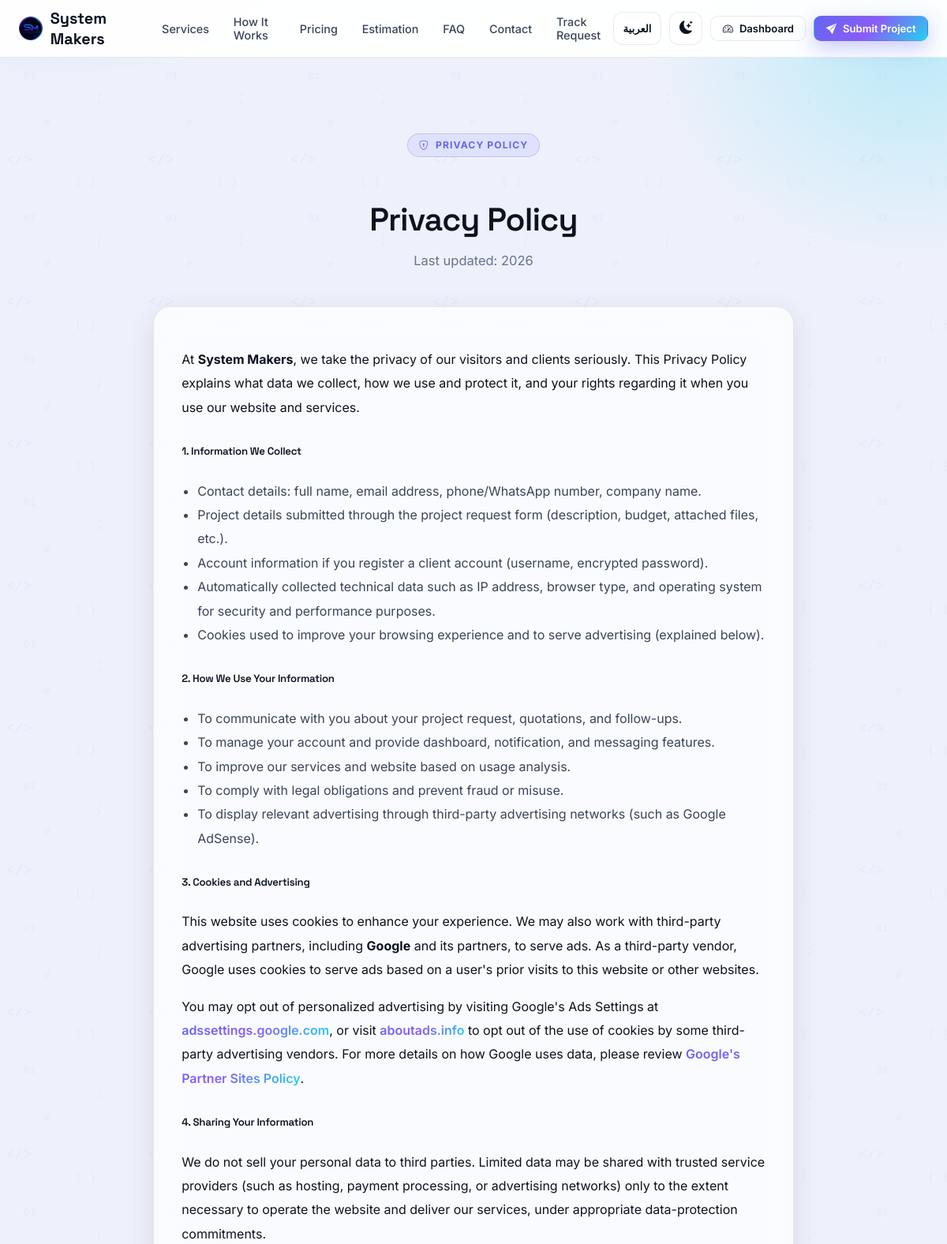
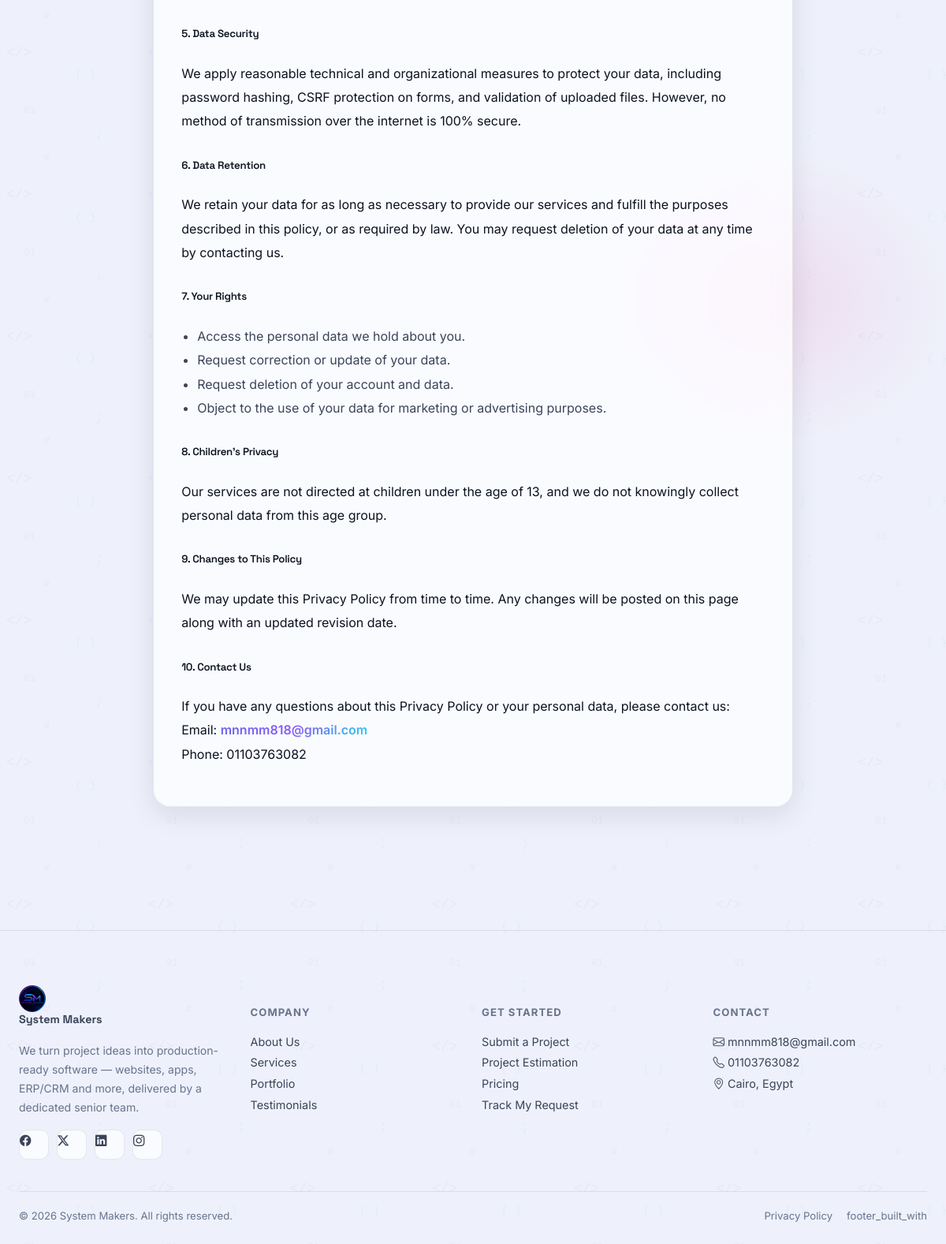
Page /privacy-policy (signed in) on the committed database (2 pictures, top to bottom).
### app/models/content.py (models this page shows, shortened)
class SiteSetting(db.Model):
    __tablename__ = "site_settings"
    id = db.Column(db.Integer, primary_key=True)
    key = db.Column(db.String(100), unique=True, nullable=False)
    value = db.Column(db.Text)
    updated_at = db.Column(db.DateTime, default=lambda: datetime.now(timezone.utc),
                            onupdate=lambda: datetime.now(timezone.utc))
    @staticmethod
    def get(key, default=""):
        row = SiteSetting.query.filter_by(key=key).first()
        return row.value if row else default

### app/routes/main.py (the view)
@main_bp.route("/privacy-policy")
def privacy_policy():
    return render_template("public/privacy_policy.html")

### app/templates/public/privacy_policy.html (shortened to what this page needs)
{% extends "layout_public.html" %}
{% block content %}
<section class="section">
  <div class="container-xl" style="max-width:860px;">
    {% if lang == 'ar' %}
    <div style="text-align:center; margin-bottom:44px;" class="reveal">
      <div class="eyebrow" style="margin-left:auto;margin-right:auto;"><i class="bi bi-shield-lock"></i> سياسة الخصوصية</div>
      <h1 class="section-title">سياسة الخصوصية</h1>
      <p class="section-sub" style="margin:0 auto;">آخر تحديث: {{ current_year }}</p>
    </div>
    <div class="glass reveal" style="padding:2.2rem; line-height:1.9;">
      <p>
        نحن في <strong>{{ site_settings.company_name }}</strong> نولي خصوصية زوارنا وعملائنا أهمية كبيرة. توضح
        سياسة الخصوصية هذه أنواع البيانات التي نجمعها، وكيفية استخدامها وحمايتها، وحقوقك المتعلقة بها عند
        استخدامك لموقعنا وخدماتنا.
      </p>
      <h5 style="margin-top:28px;">١. البيانات التي نجمعها</h5>
      <p>عند استخدامك للموقع، قد نقوم بجمع البيانات التالية:</p>
      <ul style="padding-inline-start:20px; color:var(--text-1);">
        <li>معلومات التواصل: الاسم الكامل، البريد الإلكتروني، رقم الهاتف/واتساب، اسم الشركة.</li>
        <li>تفاصيل المشروع المُرسلة عبر نموذج طلب المشروع (الوصف، الميزانية، الملفات المرفقة، وغيرها).</li>
        <li>بيانات الحساب في حال إنشاء حساب عميل (اسم المستخدم، كلمة المرور المُشفّرة).</li>
        <li>بيانات تقنية تلقائية مثل عنوان IP، نوع المتصفح، ونظام التشغيل لأغراض الأمان وتحسين الأداء.</li>
        <li>ملفات تعريف الارتباط (Cookies) لأغراض تحسين تجربة الاستخدام وعرض الإعلانات (موضح أدناه).</li>
      </ul>
      <h5 style="margin-top:28px;">٢. كيفية استخدام البيانات</h5>
      <ul style="padding-inline-start:20px; color:var(--text-1);">
        <li>التواصل معك بخصوص طلب مشروعك وتقديم عروض الأسعار والمتابعة.</li>
        <li>إدارة حسابك وتقديم لوحة التحكم والإشعارات والمراسلة الداخلية.</li>
        <li>تحسين خدماتنا وموقعنا الإلكتروني بناءً على تحليل الاستخدام.</li>
        <li>الامتثال للالتزامات القانونية ومنع الاحتيال أو إساءة الاستخدام.</li>
        <li>عرض إعلانات ذات صلة عبر شبكات إعلانية تابعة لجهات خارجية (مثل Google AdSense).</li>
      </ul>
      <h5 style="margin-top:28px;">٣. ملفات تعريف الارتباط (Cookies) والإعلانات</h5>
      <p>
        يستخدم هذا الموقع ملفات تعريف الارتباط لتحسين تجربتك. كما قد نستخدم شركاء إعلانيين تابعين لجهات خارجية،
        بما في ذلك <strong>Google</strong> وشركاؤها، لعرض الإعلانات. تُستخدم شركة Google، بصفتها طرفًا ثالثًا،
        ملفات تعريف ارتباط لعرض الإعلانات بناءً على زياراتك السابقة لهذا الموقع أو مواقع أخرى على الإنترنت.
      </p>
      <p>
        يمكنك إلغاء تفعيل الإعلانات المخصصة من خلال إعدادات الإعلانات من Google عبر
        <a href="https://adssettings.google.com" target="_blank" rel="noopener" class="text-grad" style="font-weight:600;">adssettings.google.com</a>،
        كما يمكنك زيارة
        <a href="https://www.aboutads.info/choices/" target="_blank" rel="noopener" class="text-grad" style="font-weight:600;">aboutads.info</a>
        لإلغاء تفعيل استخدام ملفات تعريف الارتباط الخاصة ببعض شركات الإعلانات التابعة لجهات خارجية.
        لمزيد من التفاصيل حول كيفية استخدام Google للبيانات، يُرجى مراجعة
        <a href="https://policies.google.com/technologies/partner-sites" target="_blank" rel="noopener" class="text-grad" style="font-weight:600;">صفحة سياسات Google لمواقع الشركاء</a>.
      </p>
      <h5 style="margin-top:28px;">٤. مشاركة البيانات مع أطراف ثالثة</h5>
      <p>
        نحن لا نبيع بياناتك الشخصية لأي طرف ثالث. قد تتم مشاركة بيانات محدودة مع مزودي خدمات موثوقين
        (مثل خدمات الاستضافة أو معالجة الدفع أو الشبكات الإعلانية) فقط بالقدر اللازم لتشغيل الموقع وتقديم خدماتنا،
        وذلك وفق التزامات تعاقدية بحماية البيانات.
      </p>
      <h5 style="margin-top:28px;">٥. أمان البيانات</h5>
      <p>
        نطبق إجراءات تقنية وتنظيمية معقولة لحماية بياناتك، بما في ذلك تشفير كلمات المرور، وحماية النماذج من
        هجمات CSRF، والتحقق من صحة الملفات المرفوعة. مع ذلك، لا يمكن ضمان أمان مطلق لأي وسيلة نقل بيانات عبر الإنترنت.
      </p>
      <h5 style="margin-top:28px;">٦. الاحتفاظ بالبيانات</h5>
      <p>
        نحتفظ ببياناتك للمدة اللازمة لتقديم خدماتنا والوفاء بالأغراض الموضحة في هذه السياسة، أو وفقًا لما يقتضيه القانون.
        يمكنك طلب حذف بياناتك في أي وقت عبر التواصل معنا.
      </p>
      <h5 style="margin-top:28px;">٧. حقوقك</h5>
      <ul style="padding-inline-start:20px; color:var(--text-1);">
        <li>الوصول إلى بياناتك الشخصية المحفوظة لدينا.</li>
        <li>طلب تصحيح أو تحديث بياناتك.</li>
        <li>طلب حذف حسابك وبياناتك.</li>
        <li>الاعتراض على استخدام بياناتك لأغراض تسويقية أو إعلانية.</li>
      </ul>
      <h5 style="margin-top:28px;">٨. خصوصية الأطفال</h5>
      <p>
        لا تستهدف خدماتنا الأطفال دون سن 13 عامًا، ولا نقوم عن علم بجمع بيانات شخصية من هذه الفئة العمرية.
      </p>
      <h5 style="margin-top:28px;">٩. التعديلات على هذه السياسة</h5>
      <p>
        قد نقوم بتحديث سياسة الخصوصية هذه من وقت لآخر. سيتم نشر أي تعديلات على هذه الصفحة مع تحديث تاريخ آخر تعديل.
      </p>
      <h5 style="margin-top:28px;">١٠. التواصل معنا</h5>
      <p>
        لأي استفسار بخصوص سياسة الخصوصية أو بياناتك الشخصية، يمكنك التواصل معنا عبر:
        <br>
        البريد الإلكتروني: <a href="mailto:{{ site_settings.contact_email }}" class="text-grad" style="font-weight:600;">{{ site_settings.contact_email }}</a>
        <br>
        الهاتف: {{ site_settings.contact_phone }}
      </p>
    </div>
    {% else %}
    <div style="text-align:center; margin-bottom:44px;" class="reveal">
      <div class="eyebrow" style="margin-left:auto;margin-right:auto;"><i class="bi bi-shield-lock"></i> Privacy Policy</div>
      <h1 class="section-title">Privacy Policy</h1>
      <p class="section-sub" style="margin:0 auto;">Last updated: {{ current_year }}</p>
    </div>
    <div class="glass reveal" style="padding:2.2rem; line-height:1.9;">
      <p>
        At <strong>{{ site_settings.company_name }}</strong>, we take the privacy of our visitors and clients
        seriously. This Privacy Policy explains what data we collect, how we use and protect it, and your
        rights regarding it when you use our website and services.
      </p>
      <h5 style="margin-top:28px;">1. Information We Collect</h5>
      <ul style="padding-inline-start:20px; color:var(--text-1);">
        <li>Contact details: full name, email address, phone/WhatsApp number, company name.</li>
        <li>Project details submitted through the project request form (description, budget, attached files, etc.).</li>
        <li>Account information if you register a client account (username, encrypted password).</li>
        <li>Automatically collected technical data such as IP address, browser type, and operating system for security and performance purposes.</li>
        <li>Cookies used to improve your browsing experience and to serve advertising (explained below).</li>
      </ul>
      <h5 style="margin-top:28px;">2. How We Use Your Information</h5>
      <ul style="padding-inline-start:20px; color:var(--text-1);">
        <li>To communicate with you about your project request, quotations, and follow-ups.</li>
        <li>To manage your account and provide dashboard, notification, and messaging features.</li>
        <li>To improve our services and website based on usage analysis.</li>
        <li>To comply with legal obligations and prevent fraud or misuse.</li>
        <li>To display relevant advertising through third-party advertising networks (such as Google AdSense).</li>
      </ul>
      <h5 style="margin-top:28px;">3. Cookies and Advertising</h5>
      <p>
        This website uses cookies to enhance your experience. We may also work with third-party advertising
        partners, including <strong>Google</strong> and its partners, to serve ads. As a third-party vendor,
        Google uses cookies to serve ads based on a user's prior visits to this website or other websites.
      </p>
      <p>
        You may opt out of personalized advertising by visiting Google's Ads Settings at
        <a href="https://adssettings.google.com" target="_blank" rel="noopener" class="text-grad" style="font-weight:600;">adssettings.google.com</a>,
        or visit
        <a href="https://www.aboutads.info/choices/" target="_blank" rel="noopener" class="text-grad" style="font-weight:600;">aboutads.info</a>
        to opt out of the use of cookies by some third-party advertising vendors. For more details on how
        Google uses data, please review
        <a href="https://policies.google.com/technologies/partner-sites" target="_blank" rel="noopener" class="text-grad" style="font-weight:600;">Google's Partner Sites Policy</a>.
      </p>
      <h5 style="margin-top:28px;">4. Sharing Your Information</h5>
      <p>
        We do not sell your personal data to third parties. Limited data may be shared with trusted service
        providers (such as hosting, payment processing, or advertising networks) only to the extent necessary
        to operate the website and deliver our services, under appropriate data-protection commitments.
      </p>
      <h5 style="margin-top:28px;">5. Data Security</h5>
      <p>
        We apply reasonable technical and organizational measures to protect your data, including password
        hashing, CSRF protection on forms, and validation of uploaded files. However, no method of transmission
        over the internet is 100% secure.
      </p>
      <h5 style="margin-top:28px;">6. Data Retention</h5>
      <p>
        We retain your data for as long as necessary to provide our services and fulfill the purposes described
        in this policy, or as required by law. You may request deletion of your data at any time by contacting us.
      </p>
      <h5 style="margin-top:28px;">7. Your Rights</h5>
      <ul style="padding-inline-start:20px; color:var(--text-1);">
        <li>Access the personal data we hold about you.</li>
        <li>Request correction or update of your data.</li>
        <li>Request deletion of your account and data.</li>
        <li>Object to the use of your data for marketing or advertising purposes.</li>
      </ul>
      <h5 style="margin-top:28px;">8. Children's Privacy</h5>
      <p>
        Our services are not directed at children under the age of 13, and we do not knowingly collect personal
        data from this age group.
      </p>
      <h5 style="margin-top:28px;">9. Changes to This Policy</h5>
      <p>
        We may update this Privacy Policy from time to time. Any changes will be posted on this page along with
        an updated revision date.
      </p>
      <h5 style="margin-top:28px;">10. Contact Us</h5>
      <p>
        If you have any questions about this Privacy Policy or your personal data, please contact us:
        <br>
        Email: <a href="mailto:{{ site_settings.contact_email }}" class="text-grad" style="font-weight:600;">{{ site_settings.contact_email }}</a>
        <br>
        Phone: {{ site_settings.contact_phone }}
      </p>
    </div>
    {% endif %}
  </div>
</section>
{% endblock %}

### app/templates/partials/footer.html
<footer class="footer">
  <div class="container-xl">
    <div class="grid-4" style="margin-bottom:40px;">
      <div>
        <a href="{{ url_for('main.home') }}" class="brand" style="margin-bottom:14px;">
          <span class="brand-mark" style="background:transparent; box-shadow:none;"><img src="{{ url_for('static', filename='images/brand/logo_256.png') }}" alt="System Makers" style="width:100%;height:100%;object-fit:contain;"></span>
          {{ site_settings.company_name if site_settings else 'System Makers' }}
        </a>
        <p class="text-muted-2" style="font-size:.88rem; line-height:1.7; max-width:280px;">
          {{ t('footer_tagline') }}
        </p>
        <div style="display:flex; gap:10px; margin-top:16px;">
          <a href="#" class="social-icon"><i class="bi bi-facebook"></i></a>
          <a href="#" class="social-icon"><i class="bi bi-twitter-x"></i></a>
          <a href="#" class="social-icon"><i class="bi bi-linkedin"></i></a>
          <a href="#" class="social-icon"><i class="bi bi-instagram"></i></a>
        </div>
      </div>
      <div>
        <h6>{{ t('footer_company') }}</h6>
        <a href="{{ url_for('main.home') }}#about">{{ t('footer_about') }}</a>
        <a href="{{ url_for('main.services') }}">{{ t('nav_services') }}</a>
        <a href="{{ url_for('main.home') }}#portfolio">{{ t('footer_portfolio') }}</a>
        <a href="{{ url_for('main.home') }}#testimonials">{{ t('footer_testimonials') }}</a>
      </div>
      <div>
        <h6>{{ t('footer_get_started') }}</h6>
        <a href="{{ url_for('main.project_request') }}">{{ t('footer_submit_project') }}</a>
        <a href="{{ url_for('main.estimation') }}">{{ t('footer_estimation') }}</a>
        <a href="{{ url_for('main.pricing') }}">{{ t('nav_pricing') }}</a>
        <a href="{{ url_for('main.track_request') }}">{{ t('footer_track') }}</a>
      </div>
      <div>
        <h6>{{ t('footer_contact') }}</h6>
        <a href="mailto:{{ site_settings.contact_email if site_settings else '' }}">
          <i class="bi bi-envelope"></i> {{ site_settings.contact_email if site_settings else 'contact@clientflow.local' }}
        </a>
        <a href="tel:{{ site_settings.contact_phone if site_settings else '' }}">
          <i class="bi bi-telephone"></i> {{ site_settings.contact_phone if site_settings else '' }}
        </a>
        <a href="#"><i class="bi bi-geo-alt"></i> {{ site_settings.contact_address if site_settings else 'Cairo, Egypt' }}</a>
      </div>
    </div>
    <div class="divider"></div>
    <div style="display:flex; justify-content:space-between; flex-wrap:wrap; gap:10px;">
      <span class="text-muted-2" style="font-size:.82rem;">© {{ current_year }} {{ site_settings.company_name if site_settings else 'System Makers' }}. {{ t('footer_rights') }}</span>
      <div style="display:flex; gap:18px; align-items:center;">
        <a href="{{ url_for('main.privacy_policy') }}" class="text-muted-2" style="font-size:.82rem; padding:0;">{{ t('footer_privacy') }}</a>
        <span class="text-muted-2" style="font-size:.82rem;">{{ t('footer_built_with') }}</span>
      </div>
    </div>
  </div>
</footer>

### rows in the picture
SiteSetting: contact_phone "01103763082", value "01103763082"
SiteSetting: value "mnnmm818@gmail.com"
SiteSetting: value "Cairo, Egypt"

### other values in the picture
{{ site_settings.company_name if site_settings else 'System Makers' }} "System Makers"
{{ t('nav_services') }} "Services"
{{ t('nav_how_it_works') }} "How It Works"
{{ t('nav_pricing') }} "Pricing"
{{ t('nav_estimation') }} "Estimation"
{{ t('nav_faq') }} "FAQ"
{{ t('nav_contact') }} "Contact"
{{ t('nav_track') }} "Track Request"
{{ t('lang_switch') }} "العربية"
{{ t('nav_dashboard') }} "Dashboard"
{{ t('nav_submit_project') }} "Submit Project"
{{ site_settings.company_name }} "System Makers"
{{ t('footer_tagline') }} "We turn project ideas into production-ready software — websites, apps, ERP/CRM and more, delivered by a dedicated senior team."
{{ t('footer_company') }} "COMPANY"
{{ t('footer_about') }} "About Us"
